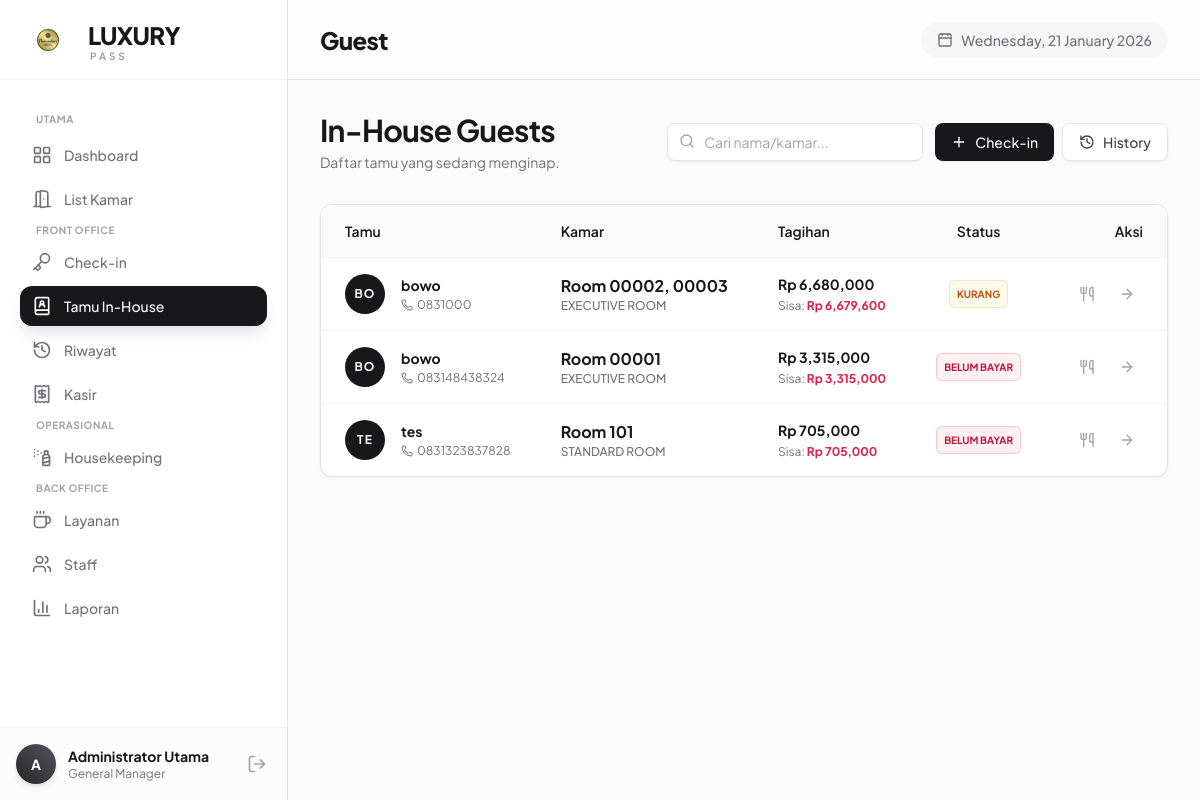
/index.php?modul=Guest&aksi=index (signed in), run on the app's committed database.
### tables this page shows
CREATE TABLE `transaksi` (
  `id_transaksi` int NOT NULL AUTO_INCREMENT,
  `no_invoice` varchar(50) NOT NULL,
  `id_user_resepsionis` int NOT NULL,
  `id_tamu` int NOT NULL,
  `nama_tamu` varchar(100) DEFAULT NULL,
  `no_hp` varchar(20) DEFAULT NULL,
  `tgl_checkin` datetime NOT NULL,
  `tgl_checkout` datetime DEFAULT NULL,
  `total_tagihan` decimal(10,2) NOT NULL DEFAULT '0.00',
  `status_transaksi` enum('active','finished','batal') DEFAULT 'active',
  `status_bayar` enum('belum_bayar','dp','lunas') DEFAULT 'belum_bayar',
  `created_at` timestamp NULL DEFAULT CURRENT_TIMESTAMP,
  PRIMARY KEY (`id_transaksi`),
  UNIQUE KEY `no_invoice` (`no_invoice`),
  KEY `fk_transaksi_user` (`id_user_resepsionis`),
  KEY `fk_transaksi_tamu` (`id_tamu`),
  CONSTRAINT `fk_transaksi_tamu` FOREIGN KEY (`id_tamu`) REFERENCES `tamu` (`id_tamu`),
  CONSTRAINT `fk_transaksi_user` FOREIGN KEY (`id_user_resepsionis`) REFERENCES `users` (`id_user`)
);

### controllers/Guest/GuestController.php (called while the page is built, shortened)
<?php
class GuestController {
    private $db;
    public function __construct() { $this->db = new Database(); }
    public function index() {
        $tamu = $this->db->query("SELECT * FROM v_guest_inhouse ORDER BY tgl_checkin DESC")->fetchAll(PDO::FETCH_ASSOC);
        $this->view('Guest/inhouse', ['tamu' => $tamu]);
    }
    private function view($p, $d) { extract($d); include 'views/Layout/header.php'; include 'views/Layout/sidebar.php'; include "views/$p.php"; include 'views/Layout/footer.php'; }
}
?>

### config/Database.php (called while the page is built, shortened)
<?php
class Database {
    private $host = '1j8pl4.h.filess.io';
    private $user = 'perhotelan_islandsame';
    private $pass = 'f233af60e12348708637ab4f7cd2b8b8bdde631c';
    private $db   = 'perhotelan_islandsame';
    private $port = '61002';
    public $conn;
    public function __construct() {
        $dsn = "mysql:host={$this->host};port={$this->port};dbname={$this->db};charset=utf8mb4";
        try {
            $this->conn = new PDO($dsn, $this->user, $this->pass, [
                PDO::ATTR_ERRMODE => PDO::ERRMODE_EXCEPTION,
                PDO::ATTR_DEFAULT_FETCH_MODE => PDO::FETCH_ASSOC
            ]);
        } catch (PDOException $e) {
            die("Koneksi Database Gagal: " . $e->getMessage());
        }
    }
    public function query($sql) { return $this->conn->query($sql); }
}
?>

### views/Guest/inhouse.php (the view, shortened to what this page needs)
<div class="flex flex-col md:flex-row md:items-center justify-between gap-4 mb-8">
    <div>
        <h1 class="text-2xl md:text-3xl font-bold tracking-tight text-zinc-900">In-House Guests</h1>
        <p class="text-zinc-500 mt-1 text-sm">Daftar tamu yang sedang menginap.</p>
    </div>
    <div class="flex flex-col sm:flex-row items-stretch sm:items-center gap-3 w-full md:w-auto">
        <div class="relative w-full sm:w-auto">
            <i data-lucide="search" class="absolute left-3 top-2.5 w-4 h-4 text-zinc-400"></i>
            <input type="text" id="searchInput" placeholder="Cari nama/kamar..."
                   class="pl-9 pr-4 py-2 w-full sm:w-64 rounded-lg border border-zinc-200 text-sm focus:border-zinc-900 shadow-sm">
        </div>
        <div class="flex gap-2">
            <a href="index.php?modul=Checkin&aksi=create" class="flex-1 sm:flex-none bg-zinc-900 text-white px-4 py-2 rounded-lg text-sm font-medium hover:bg-zinc-800 shadow-sm flex items-center justify-center gap-2">
                <i data-lucide="plus" class="w-4 h-4"></i> <span class="hidden sm:inline">Check-in</span>
            </a>
            <a href="index.php?modul=Guest&aksi=history" class="flex-1 sm:flex-none bg-white border border-zinc-200 text-zinc-700 px-4 py-2 rounded-lg text-sm font-medium hover:bg-zinc-50 shadow-sm flex items-center justify-center gap-2">
                <i data-lucide="history" class="w-4 h-4"></i> History
            </a>
        </div>
    </div>
</div>
<div class="bg-white rounded-xl border border-zinc-200 shadow-sm overflow-hidden">
    <?php if(empty($tamu)): ?>
        <div class="p-12 text-center flex flex-col items-center justify-center">
            <div class="w-16 h-16 bg-zinc-50 rounded-full flex items-center justify-center mb-4">
                <i data-lucide="bed-double" class="w-8 h-8 text-zinc-300"></i>
            </div>
            <h3 class="text-lg font-bold text-zinc-900">Tidak ada tamu</h3>
            <p class="text-zinc-500 text-sm mt-1 mb-4">Semua kamar kosong.</p>
            <a href="index.php?modul=Checkin&aksi=create" class="text-sm font-bold text-zinc-900 underline">Check-in Sekarang</a>
        </div>
    <?php else: ?>
        <div class="overflow-x-auto w-full">
            <table class="w-full text-left text-sm whitespace-nowrap" id="guestTable">
                <thead class="bg-zinc-50 border-b border-zinc-100">
                    <tr>
                        <th class="px-6 py-4 font-semibold text-zinc-900">Tamu</th>
                        <th class="px-6 py-4 font-semibold text-zinc-900">Kamar</th>
                        <th class="px-6 py-4 font-semibold text-zinc-900">Tagihan</th>
                        <th class="px-6 py-4 font-semibold text-zinc-900 text-center">Status</th>
                        <th class="px-6 py-4 text-right font-semibold text-zinc-900">Aksi</th>
                    </tr>
                </thead>
                <tbody class="divide-y divide-zinc-100">
                    <?php foreach($tamu as $t): ?>
                        <?php
                            $initials = substr(strtoupper($t['nama_tamu']), 0, 2);
                            $sisa = $t['total_tagihan'] - $t['total_terbayar'];
                            if ($sisa <= 0) {
                                $badge = "bg-emerald-50 text-emerald-700 ring-emerald-600/20"; $stText = "LUNAS";
                            } elseif ($t['total_terbayar'] > 0) {
                                $badge = "bg-amber-50 text-amber-700 ring-amber-600/20"; $stText = "KURANG";
                            } else {
                                $badge = "bg-rose-50 text-rose-700 ring-rose-600/20"; $stText = "BELUM BAYAR";
                            }
                        ?>
                        <tr class="hover:bg-zinc-50/50 transition-colors group">
                            <td class="px-6 py-4">
                                <div class="flex items-center gap-4">
                                    <div class="w-10 h-10 rounded-full bg-zinc-900 flex items-center justify-center text-xs font-bold text-white tracking-widest shrink-0">
                                        <?= $initials ?>
                                    </div>
                                    <div>
                                        <p class="font-bold text-zinc-900 search-name"><?= $t['nama_tamu'] ?></p>
                                        <div class="flex items-center gap-1 text-xs text-zinc-500 mt-0.5">
                                            <i data-lucide="phone" class="w-3 h-3"></i> <?= $t['no_hp'] ?>
                                        </div>
                                    </div>
                                </div>
                            </td>
                            <td class="px-6 py-4">
                                <div class="flex flex-col">
                                    <span class="text-base font-bold text-zinc-900 search-room">Room <?= $t['list_kamar'] ?></span>
                                    <span class="text-xs text-zinc-500 font-medium uppercase"><?= $t['list_tipe'] ?></span>
                                </div>
                            </td>
                            <td class="px-6 py-4">
                                <div class="flex flex-col gap-1">
                                    <span class="text-zinc-900 font-bold">Rp <?= number_format($t['total_tagihan']) ?></span>
                                    <span class="text-xs text-zinc-500">Sisa: <span class="<?= $sisa > 0 ? 'text-rose-600 font-bold' : 'text-emerald-600' ?>">Rp <?= number_format($sisa) ?></span></span>
                                </div>
                            </td>
                            <td class="px-6 py-4 text-center">
                                <span class="inline-flex items-center rounded-md px-2 py-1 text-[10px] font-bold uppercase ring-1 ring-inset <?= $badge ?>"><?= $stText ?></span>
                            </td>
                            <td class="px-6 py-4 text-right">
                                <div class="flex items-center justify-end gap-2">
                                    <a href="index.php?modul=POS&aksi=index&id_transaksi=<?= $t['id_transaksi'] ?>" class="p-2 text-zinc-400 hover:text-zinc-900 hover:bg-zinc-100 rounded-lg" title="POS"><i data-lucide="utensils" class="w-4 h-4"></i></a>
                                    <a href="index.php?modul=Checkout&aksi=payment&id=<?= $t['id_transaksi'] ?>" class="p-2 text-zinc-400 hover:text-blue-600 hover:bg-blue-50 rounded-lg" title="Detail"><i data-lucide="arrow-right" class="w-4 h-4"></i></a>
                                </div>
                            </td>
                        </tr>
                    <?php endforeach; ?>
                </tbody>
            </table>
        </div>
    <?php endif; ?>
</div>

### views/layout/header.php (style rules this page uses)
body { font-family: 'Plus Jakarta Sans', sans-serif; }

### data on the page
transaksi: nama_tamu "BO", nama_tamu "bowo", no_hp "0831000", list_kamar "00002, 00003", list_tipe "EXECUTIVE ROOM", total_tagihan "6,680,000", sisa "6,679,600", stText "KURANG"
transaksi: nama_tamu "BO", nama_tamu "bowo", no_hp "083148438324", list_kamar "00001", list_tipe "EXECUTIVE ROOM", total_tagihan "3,315,000", sisa "3,315,000", stText "BELUM BAYAR"
transaksi: nama_tamu "TE", nama_tamu "tes", no_hp "0831323837828", list_kamar "101", list_tipe "STANDARD ROOM", total_tagihan "705,000", sisa "705,000", stText "BELUM BAYAR"

### other printed values
$label "Dashboard List Kamar Check-in Tamu In-House Riwayat Kasir Housekeeping Layanan Staff Laporan"
substr($_SESSION['nama'] ?? 'U', 0, 1) "A"
$_SESSION['nama'] "Administrator Utama"
$_SESSION['role'] "General Manager"
$_GET['modul'] "Guest"
